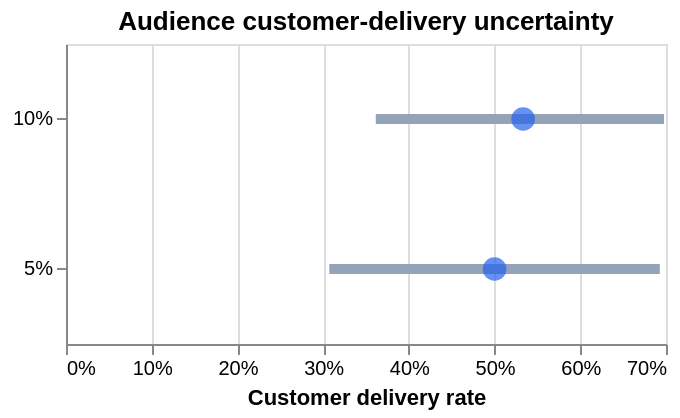

Notebook cell for this chart:
### Markdown cell above
## 15. Show uncertainty for the audience comparison

The 5% and 10% customer delivery intervals overlap substantially. That means the
observed delivery-rate difference is not strong evidence of a real audience
difference. The 10% cell still has a better cost and ROAS point estimate, so it is
the leading hypothesis for another controlled test.

### Code cell
audience_intervals = adsets[
    [
        "Audience cell", "customer_delivered_rate",
        "customer_delivered_rate_ci_low", "customer_delivered_rate_ci_high",
        "mature_unique_customers",
    ]
].rename(
    columns={
        "customer_delivered_rate": "Point",
        "customer_delivered_rate_ci_low": "Low",
        "customer_delivered_rate_ci_high": "High",
        "mature_unique_customers": "Customers",
    }
)
display(audience_intervals)

audience_rules = (
    alt.Chart(audience_intervals)
    .mark_rule(strokeWidth=5, color="#94A3B8")
    .encode(
        x=alt.X("Low:Q", title="Customer delivery rate", axis=alt.Axis(format="%")),
        x2="High:Q",
        y=alt.Y("Audience cell:N", title=None),
    )
)
audience_points = (
    alt.Chart(audience_intervals)
    .mark_point(filled=True, size=140, color="#2563EB")
    .encode(
        x="Point:Q",
        y="Audience cell:N",
        tooltip=[
            "Audience cell:N", "Customers:Q",
            alt.Tooltip("Point:Q", format=".1%"),
            alt.Tooltip("Low:Q", format=".1%"),
            alt.Tooltip("High:Q", format=".1%"),
        ],
    )
)
(audience_rules + audience_points).properties(
    height=150, title="Audience customer-delivery uncertainty"
)

### Figure 1 — Vega-Lite specification as saved in the notebook (floating-point values rounded to 4 significant figures)
{"config": {"view": {"continuousWidth": 300, "continuousHeight": 300}}, "layer": [{"mark": {"type": "rule", "color": "#94A3B8", "strokeWidth": 5}, "encoding": {"x": {"axis": {"format": "%"}, "field": "Low", "title": "Customer delivery rate", "type": "quantitative"}, "x2": {"field": "High"}, "y": {"field": "Audience cell", "title": null, "type": "nominal"}}}, {"mark": {"type": "point", "color": "#2563EB", "filled": true, "size": 140}, "encoding": {"tooltip": [{"field": "Audience cell", "type": "nominal"}, {"field": "Customers", "type": "quantitative"}, {"field": "Point", "format": ".1%", "type": "quantitative"}, {"field": "Low", "format": ".1%", "type": "quantitative"}, {"field": "High", "format": ".1%", "type": "quantitative"}], "x": {"field": "Point", "type": "quantitative"}, "y": {"field": "Audience cell", "type": "nominal"}}}], "data": {"name": "data-98bda4cd4a9827763cc08c08483c68ae"}, "height": 150, "title": "Audience customer-delivery uncertainty", "$schema": "https://vega.github.io/schema/vega-lite/v5.20.1.json", "datasets": {"data-98bda4cd4a9827763cc08c08483c68ae": [{"Audience cell": "5%", "Point": 0.5, "Low": 0.3072, "High": 0.6928, "Customers": 22}, {"Audience cell": "10%", "Point": 0.5333, "Low": 0.3614, "High": 0.6977, "Customers": 30}]}}
